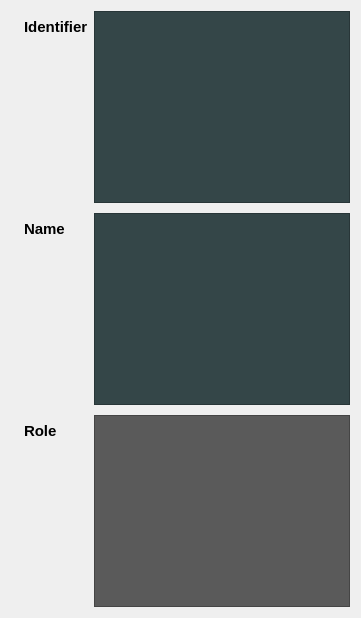
                          <widget class="QWidget" name="tab_5">
                           <attribute name="title">
                            <string>Region Modifier</string>
                           </attribute>
                           <layout class="QFormLayout" name="formLayout">
                            <property name="verticalSpacing">
                             <number>10</number>
                            </property>
                            <property name="leftMargin">
                             <number>24</number>
                            </property>
                            <item row="0" column="0">
                             <widget class="QLabel" name="label_23">
                              <property name="font">
                               <font>
                                <pointsize>11</pointsize>
                                <weight>75</weight>
                                <bold>true</bold>
                               </font>
                              </property>
                              <property name="text">
                               <string>Identifier</string>
                              </property>
                             </widget>
                            </item>
                            <item row="0" column="1">
                             <widget class="QPlainTextEdit" name="contr_tuner_ident">
                              <property name="font">
                               <font>
                                <pointsize>10</pointsize>
                               </font>
                              </property>
                              <property name="styleSheet">
                               <string notr="true">background-color: rgb(52, 70, 72);</string>
                              </property>
                              <property name="verticalScrollBarPolicy">
                               <enum>Qt::ScrollBarAlwaysOff</enum>
                              </property>
                             </widget>
                            </item>
                            <item row="1" column="0">
                             <widget class="QLabel" name="label_24">
                              <property name="font">
                               <font>
                                <pointsize>11</pointsize>
                                <weight>75</weight>
                                <bold>true</bold>
                               </font>
                              </property>
                              <property name="text">
                               <string>Name</string>
                              </property>
                             </widget>
                            </item>
                            <item row="1" column="1">
                             <widget class="QPlainTextEdit" name="contr_tuner_name">
                              <property name="font">
                               <font>
                                <pointsize>10</pointsize>
                               </font>
                              </property>
                              <property name="styleSheet">
                               <string notr="true">background-color: rgb(52, 70, 72);</string>
                              </property>
                              <property name="verticalScrollBarPolicy">
                               <enum>Qt::ScrollBarAlwaysOff</enum>
                              </property>
                             </widget>
                            </item>
                            <item row="2" column="0">
                             <widget class="QLabel" name="label_25">
                              <property name="font">
                               <font>
                                <pointsize>11</pointsize>
                                <weight>75</weight>
                                <bold>true</bold>
                               </font>
                              </property>
                              <property name="text">
                               <string>Role</string>
                              </property>
                             </widget>
                            </item>
                            <item row="2" column="1">
                             <widget class="QPlainTextEdit" name="contr_tuner_role">
                              <property name="font">
                               <font>
                                <pointsize>10</pointsize>
                               </font>
                              </property>
                              <property name="styleSheet">
                               <string notr="true">background-color: rgb(90, 90, 90);</string>
                              </property>
                              <property name="verticalScrollBarPolicy">
                               <enum>Qt::ScrollBarAlwaysOff</enum>
                              </property>
                              <property name="readOnly">
                               <bool>true</bool>
                              </property>
                             </widget>
                            </item>
                           </layout>
                          </widget>
